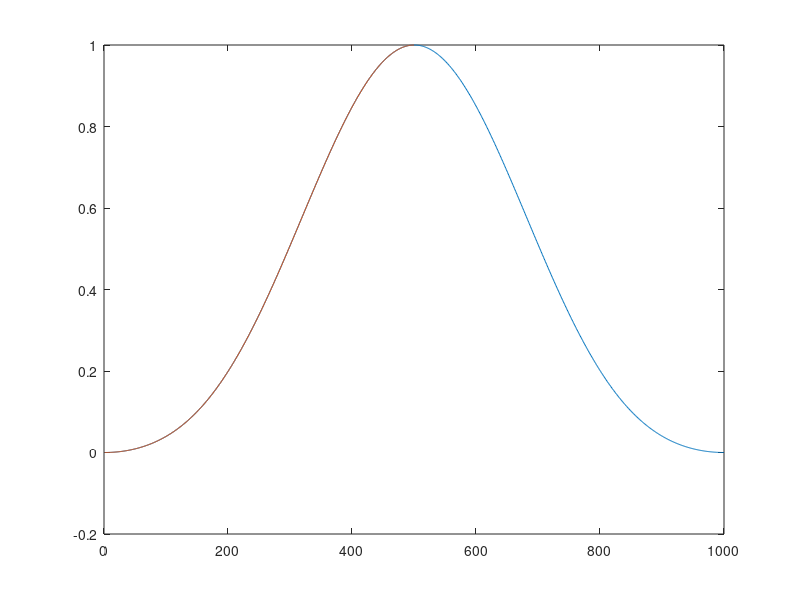

The MATLAB source for this figure:
%Wspolczynnik_Blackmana
clc; clear close all;
N=1000;
aref=N/sum(blackman(N));
w=zeros(1,N/2);
n=0:N/2-1;
w=0.42-0.5*cos(2*pi*n/(N-1))+0.08*cos(4*pi*n/(N-1));
a=N/(sum(w)*2);

figure(1)
    plot(blackman(N));hold on;
    plot(w)
